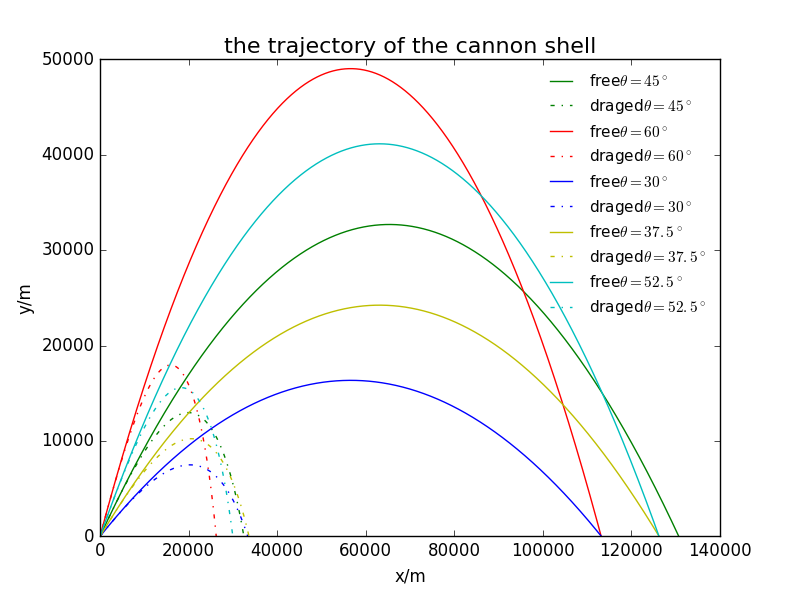

Generate this figure with Python:
# -*- coding: utf-8 -*-
"""
Created on Mon Jun 13 23:13:00 2016

@author: john
"""

import matplotlib.pyplot as plt
import math

g=9.8
b2m=4e-5
class flight_state:
    def __init__(self, _x=0,_y=0,_vx=0,_vy=0,_t=0):
        self.x=_x
        self.y=_y
        self.vx=_vx
        self.vy=_vy
        self.t=_t
class Cannon:
    def __init__(self,_fs=flight_state(0,0,0,0,0),_dt=0.1):
        self.cannon_flight_state=[]
        self.cannon_flight_state.append(_fs)
        self.dt=_dt
        #print self.cannon_flight_state[-1].x,self.cannon_flight_state[-1].y
    def next_state(self,current_state):
        global g
        next_x=current_state.x+current_state.vx*self.dt        
        next_vx=current_state.vx
        next_y=current_state.y+current_state.vy*self.dt
        next_vy=current_state.vy-g*self.dt
        next_t=current_state.t+self.dt
        return flight_state(next_x,next_y,next_vx,next_vy,next_t)
    def shot(self):
        while not(self.cannon_flight_state[-1].y<0):
            self.cannon_flight_state.append(self.next_state(self.cannon_flight_state[-1]))
        r = - self.cannon_flight_state[-2].y / self.cannon_flight_state[-1].y
        self.cannon_flight_state[-1].x = (self.cannon_flight_state[-2].x + r * self.cannon_flight_state[-1].x) / (r + 1)
        self.cannon_flight_state[-1].y = 0
        #print self.cannon_flight_state[-1].x,self.cannon_flight_state[-1].y
    def show_trace(self):
        global x,y
        x=[]
        y=[]
        for fs in self.cannon_flight_state:
            x.append(fs.x)
            y.append(fs.y)
class Drag_cannon(Cannon):
    def next_state(self,current_state):
        global g,b2m
        v=math.sqrt(current_state.vx**2+current_state.vy**2)
        next_x=current_state.x+current_state.vx*self.dt
        next_vx=current_state.vx-b2m*v*current_state.vx*self.dt
        next_y=current_state.y+current_state.vy*self.dt
        next_vy=current_state.vy-g*self.dt-b2m*v*current_state.vy*self.dt
        next_t=current_state.t+self.dt
        return flight_state(next_x,next_y,next_vx,next_vy,next_t)

c1=Cannon(flight_state(0,0,800,800,0),_dt=0.1)
c1.shot()
c1.show_trace()
plt.plot(x,y,'g',label=r'free$\theta=45^\circ$')
plt.legend(loc='best',prop={'size':11},frameon=False)
c1_final=x[-1]
d1=Drag_cannon(flight_state(0,0,800,800,0),_dt=0.1)
d1.shot()
d1.show_trace()
plt.plot(x,y,'g-.',label=r'draged$\theta=45^\circ$')
plt.legend(loc='best',prop={'size':11},frameon=False)
d1_final=x[-1]

c2=Cannon(flight_state(0,0,800*2**0.5*math.cos(60*math.pi/180),800*2**0.5*math.sin(60*math.pi/180)))
c2.shot()
c2.show_trace()
plt.plot(x,y,'r',label=r'free$\theta=60^\circ$')
plt.legend(loc='best',prop={'size':11},frameon=False)
c2_final=x[-1]
d2=Drag_cannon(flight_state(0,0,800*2**0.5*math.cos(60*math.pi/180),800*2**0.5*math.sin(60*math.pi/180)))
d2.shot()
d2.show_trace()
plt.plot(x,y,'r-.',label=r'draged$\theta=60^\circ$')
plt.legend(loc='best',prop={'size':11},frameon=False)
d2_final=x[-1]

c3=Cannon(flight_state(0,0,800*2**0.5*math.cos(30*math.pi/180),800*2**0.5*math.sin(30*math.pi/180)))
c3.shot()
c3.show_trace()
plt.plot(x,y,'b',label=r'free$\theta=30^\circ$')
legend3=plt.legend(loc='best',prop={'size':11},frameon=False)
c3_final=x[-1]
d3=Drag_cannon(flight_state(0,0,800*2**0.5*math.cos(30*math.pi/180),800*2**0.5*math.sin(30*math.pi/180)))
d3.shot()
d3.show_trace()
plt.plot(x,y,'b-.',label=r'draged$\theta=30^\circ$')
plt.legend(loc='best',prop={'size':11},frameon=False)
d3_final=x[-1]

c4=Cannon(flight_state(0,0,800*2**0.5*math.cos(37.5*math.pi/180),800*2**0.5*math.sin(37.5*math.pi/180)))
c4.shot()
c4.show_trace()
plt.plot(x,y,'y',label=r'free$\theta=37.5^\circ$')
plt.legend(loc='best',prop={'size':11},frameon=False)
c4_final=x[-1]
d4=Drag_cannon(flight_state(0,0,800*2**0.5*math.cos(37.5*math.pi/180),800*2**0.5*math.sin(37.5*math.pi/180)))
d4.shot()
d4.show_trace()
plt.plot(x,y,'y-.',label=r'draged$\theta=37.5^\circ$')
plt.legend(loc='best',prop={'size':11},frameon=False)
d4_final=x[-1]

c5=Cannon(flight_state(0,0,800*2**0.5*math.cos(52.5*math.pi/180),800*2**0.5*math.sin(52.5*math.pi/180)))
c5.shot()
c5.show_trace()
plt.plot(x,y,'c',label=r'free$\theta=52.5^\circ$')
plt.legend(loc='best',prop={'size':11},frameon=False)
c5_final=x[-1]
d5=Drag_cannon(flight_state(0,0,800*2**0.5*math.cos(52.5*math.pi/180),800*2**0.5*math.sin(52.5*math.pi/180)))
d5.shot()
d5.show_trace()
plt.plot(x,y,'c-.',label=r'draged$\theta=52.5^\circ$')
plt.legend(loc='best',prop={'size':11},frameon=False)
d5_final=x[-1]

plt.xlabel('x/m')
plt.ylabel('y/m')
plt.title('the trajectory of the cannon shell',fontsize=16)
plt.savefig('cannon shell .png')
plt.show()
